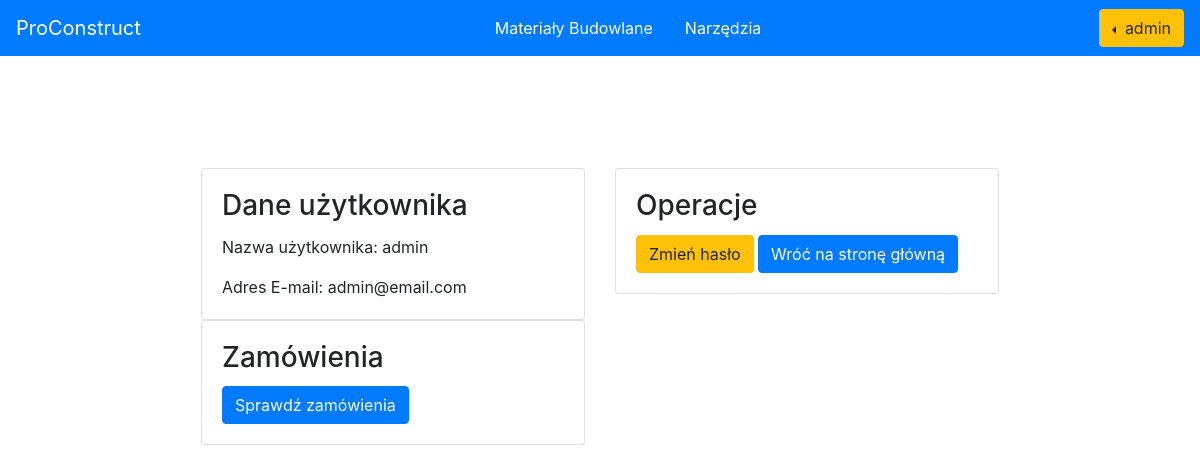
Page /user/user_details/ (signed in) on the committed database.
### users/models.py (models this page shows, shortened)
class CustomUser(AbstractUser):
    email = models.EmailField(_('email address'), unique=True)
    USERNAME_FIELD = 'email'
    REQUIRED_FIELDS = ('username',)
    objects = CustomUserManager()

### users/views.py (the view)
# urls.py: path('user_details/', views.user_details, name='user_details'),
@login_required
def user_details(request):
    user = request.user
    return render(request, 'users/user_details.html', {'user': user})

### templates/users/user_details.html (shortened to what this page needs)
{% include 'base/navbar.html' %}
{% block content %}
<div class="row" style="margin-top: 7rem;">
    <div class="col-sm-6">
        <div class="card" style="width:24rem; float:right">
            <div class="card-body">
                <h3 class="card-title">Dane użytkownika</h3>
                <p class="card-text">Nazwa użytkownika: {{ user.username }}</p>
                <p class="card-text">Adres E-mail: {{ user.email }}</p>
            </div>
        </div>
    </div>
    <div class="col-sm-6">
        <div class="card" style="width:24rem;">
            <div class="card-body">
                <h3 class="card-title">Operacje</h3>
                <a class="btn btn-warning" href="{% url 'change_password' %}">Zmień hasło</a>
                <a class="btn btn-primary" href="{% url 'home' %}">Wróć na stronę główną</a>
            </div>
        </div>
    </div>
    <div class="col-sm-6">
        <div class="card" style="width:24rem; float: right">
            <div class="card-body">
                <h3 class="card-title">Zamówienia</h3>
                <a class="btn btn-primary" href="{% url 'check_orders' %}">Sprawdź zamówienia</a>
            </div>
        </div>
    </div>
</div>
{% endblock %}

### templates/base/navbar.html (shortened to what this page needs)
<link rel="stylesheet" href="https://cdn.jsdelivr.net/npm/bootstrap@4.4.1/dist/css/bootstrap.min.css">
<nav class="navbar navbar-dark sticky-top bg-primary">
    <a class="navbar-brand" href="/">ProConstruct</a>
    <ul class="nav justify-content">
        <li class="nav-item">
            <a class="nav-link" style="color: white; " href="{% url 'product-list' %}">Materiały Budowlane</a>
        </li>
        <li>
            <a class="nav-link" style="color: white;" href="{% url 'equipment-list' %}">Narzędzia</a>
        </li>
    </ul>
    {% if request.user.is_authenticated %}
        <div class="dropleft">
            <button class="btn btn-warning dropdown-toggle" type="button" id="dropdownMenuButton" data-toggle="dropdown" aria-haspopup="true" aria-expanded="false">
                {{ request.user.username }}
            </button>
        </div>
    {% endif %}
</nav>

### rows in the picture
CustomUser: user.username "admin", username "admin", email "admin@email.com"
